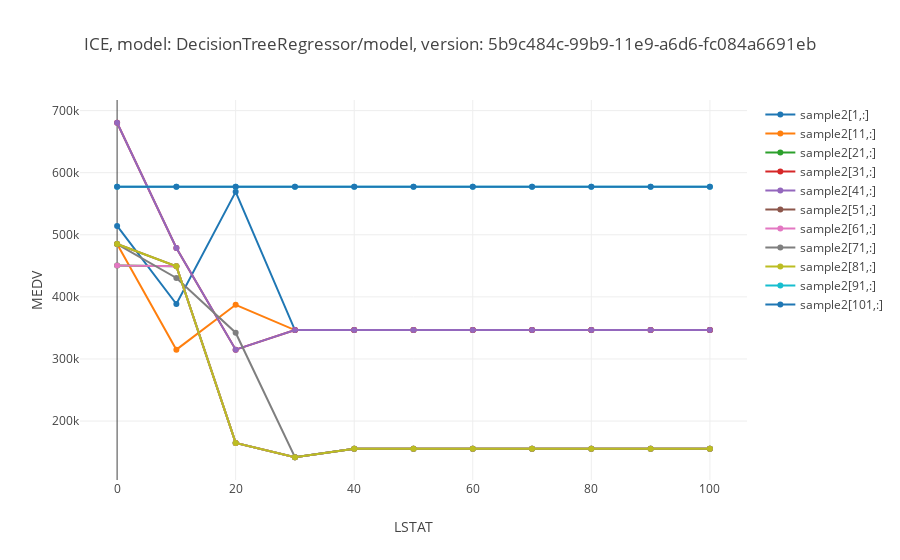

The notebook cell saved with this chart:
### Code cell
plot.ice(ice_results, ice_points = [0, 10, 20, 30, 40, 50, 60, 70, 80, 90, 100]) # we limit the number of graphs by selecting certain points setting ice_points parameter. Remove the parameter to get a plot with all ice curves.

### Figure 1 — Plotly figure (JSON) as saved in the notebook; plotly's stock layout.template omitted (floating-point values rounded to 4 significant figures)
{"data": [{"name": "sample2[1,:]", "type": "scatter", "uid": "af4be2a5-6149-4580-9575-f7c294e73ca3", "x": [0, 10, 20, 30, 40, 50, 60, 70, 80, 90, 100], "y": [514200.0, 388500, 569100, 346500, 346500, 346500, 346500, 346500, 346500, 346500, 346500]}, {"name": "sample2[11,:]", "type": "scatter", "uid": "87e5c1b4-0a91-4110-83f9-ca9b57d52e90", "x": [0, 10, 20, 30, 40, 50, 60, 70, 80, 90, 100], "y": [485100, 315000, 387240, 346500, 346500, 346500, 346500, 346500, 346500, 346500, 346500]}, {"name": "sample2[21,:]", "type": "scatter", "uid": "212af02c-56e5-4eac-88a8-0c7dc77d12ec", "x": [0, 10, 20, 30, 40, 50, 60, 70, 80, 90, 100], "y": [450450, 449400, 164850, 141750, 155400, 155400, 155400, 155400, 155400, 155400, 155400]}, {"name": "sample2[31,:]", "type": "scatter", "uid": "ce01e2aa-28ab-49bb-91a7-bd9ca7548ca1", "x": [0, 10, 20, 30, 40, 50, 60, 70, 80, 90, 100], "y": [680400, 478800, 315000, 346500, 346500, 346500, 346500, 346500, 346500, 346500, 346500]}, {"name": "sample2[41,:]", "type": "scatter", "uid": "ec4d35f1-64b9-4674-82be-490a4128cb70", "x": [0, 10, 20, 30, 40, 50, 60, 70, 80, 90, 100], "y": [680400, 478800, 315000, 346500, 346500, 346500, 346500, 346500, 346500, 346500, 346500]}, {"name": "sample2[51,:]", "type": "scatter", "uid": "3e552f97-0225-4f40-a56d-210c7d2e404a", "x": [0, 10, 20, 30, 40, 50, 60, 70, 80, 90, 100], "y": [485100, 449400, 164850, 141750, 155400, 155400, 155400, 155400, 155400, 155400, 155400]}, {"name": "sample2[61,:]", "type": "scatter", "uid": "82470fe8-e2da-47cd-a0af-c4cdc73bf295", "x": [0, 10, 20, 30, 40, 50, 60, 70, 80, 90, 100], "y": [450450, 449400, 164850, 141750, 155400, 155400, 155400, 155400, 155400, 155400, 155400]}, {"name": "sample2[71,:]", "type": "scatter", "uid": "66c6a40f-e096-4a91-af68-47450b760515", "x": [0, 10, 20, 30, 40, 50, 60, 70, 80, 90, 100], "y": [485100, 430500, 342300, 141750, 155400, 155400, 155400, 155400, 155400, 155400, 155400]}, {"name": "sample2[81,:]", "type": "scatter", "uid": "5b319e96-a7b6-4a0a-8dcc-f43019df97c2", "x": [0, 10, 20, 30, 40, 50, 60, 70, 80, 90, 100], "y": [485100, 449400, 164850, 141750, 155400, 155400, 155400, 155400, 155400, 155400, 155400]}, {"name": "sample2[91,:]", "type": "scatter", "uid": "fe05c7b1-982b-4f44-98e7-980bc0204397", "x": [0, 10, 20, 30, 40, 50, 60, 70, 80, 90, 100], "y": [577500, 577500, 577500, 577500, 577500, 577500, 577500, 577500, 577500, 577500, 577500]}, {"name": "sample2[101,:]", "type": "scatter", "uid": "73d14ebc-70db-473e-93c3-a6faddef8764", "x": [0, 10, 20, 30, 40, 50, 60, 70, 80, 90, 100], "y": [577500, 577500, 577500, 577500, 577500, 577500, 577500, 577500, 577500, 577500, 577500]}], "layout": {"title": {"text": "ICE, model: DecisionTreeRegressor/model, version: 5b9c484c-99b9-11e9-a6d6-fc084a6691eb"}, "xaxis": {"title": {"text": "LSTAT"}}, "yaxis": {"title": {"text": "MEDV"}}}}
